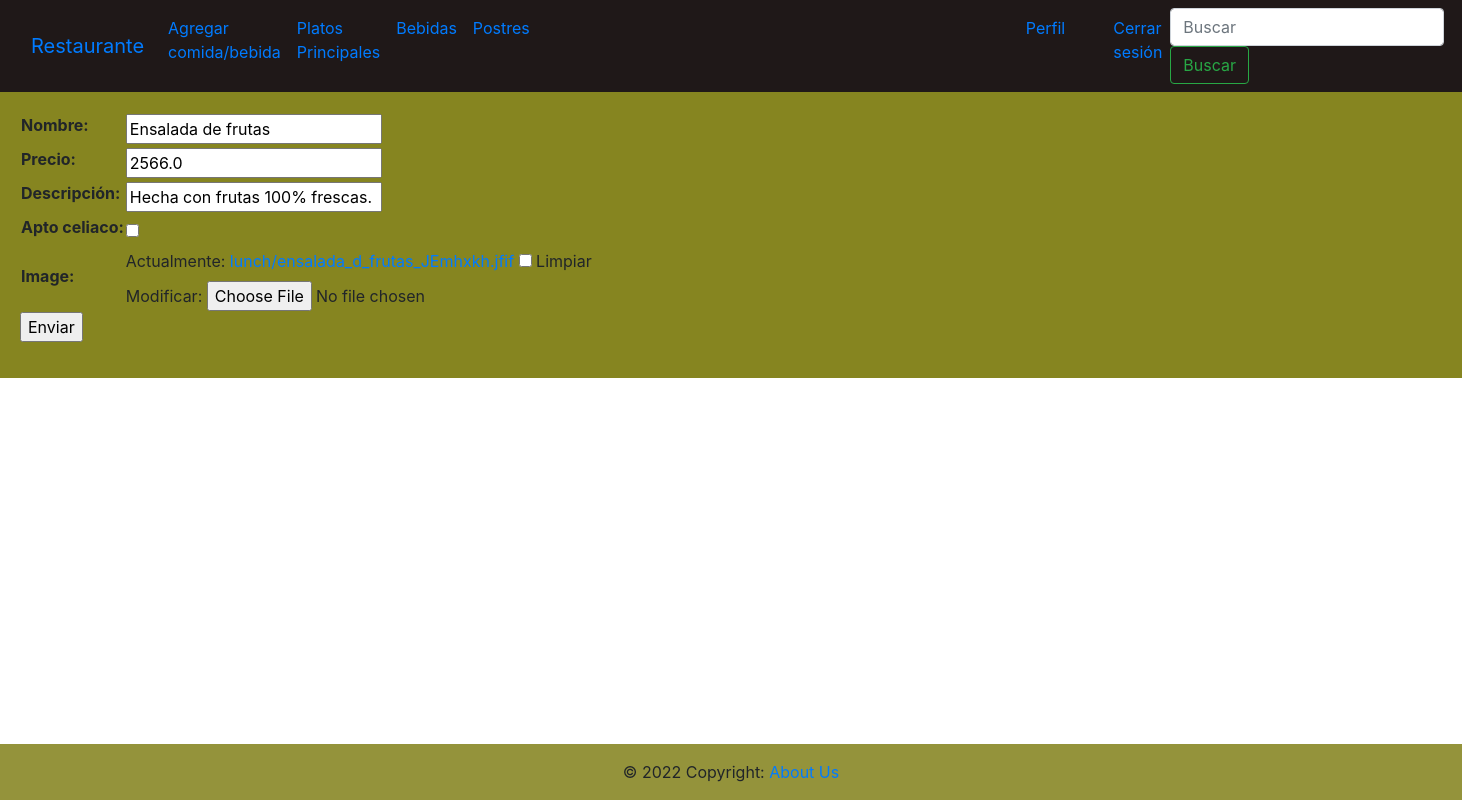
Page /lunch/update_dessert/4/ (signed in) on the committed database.
### lunch/models.py (models this page shows, shortened)
class dessert(models.Model):
    name = models.CharField(max_length=40)
    price = models.FloatField()
    description = models.CharField(max_length=200, blank=True, null=True)
    celiac = models.BooleanField()
    image = models.ImageField(upload_to='lunch/', blank=True, null=True)

### lunch/views.py (the view)
# urls.py: path("update_dessert/<int:pk>/", update_dessert, name="update_dessert"),
@login_required
def update_dessert(request, pk):
    if request.user.is_superuser:
        if request.method == "POST":
            form = Formulario_dessert(request.POST, request.FILES)
            if form.is_valid():
                desserts = dessert.objects.get(id=pk)
                desserts.name = form.cleaned_data['name']
                desserts.price = form.cleaned_data['price']
                desserts.description = form.cleaned_data['description']
                desserts.image = form.cleaned_data ['image']
                desserts.save()
                return redirect(desserts_list)
        elif request.method == "GET":
            desserts = dessert.objects.get(id=pk)
            form = Formulario_dessert(initial={
                                            "name":desserts.name,
                                            "price":desserts.price,
                                            "description":desserts.description,
                                            "image":desserts.image})
            context = {"form":form}
            return render(request, "desserts/update_dessert.html", context=context)
    return redirect("login")

### lunch/forms.py
class Formulario_dessert(forms.Form):
    name = forms.CharField(max_length=40, label= "Nombre")
    price = forms.FloatField(label="Precio")
    description = forms.CharField(max_length=200, label= "Descripción")
    celiac = forms.BooleanField(required=False, label="Apto celiaco")
    image = forms.ImageField(required=False)

### templates/desserts/update_dessert.html (shortened to what this page needs)
{% extends 'base.html' %}
{% block contenido_que_cambia %}
<div class="card-body" style="background-color:rgb(134, 133, 32)">
<form action="" method="POST" enctype="multipart/form-data">
<table>
{{form.as_table}}
</table>
<p><input type="submit"value="Enviar"></p>
</form>
</div>
{% endblock %}

### templates/base.html (style rules this page uses)
body { background-image: url('https://images.pexels.com/photos/326279/pexels-photo-326279.jpeg?auto=compress&cs=tinysrgb&w=1260&h=750&dpr=1'); background-repeat: no-repeat; background-attachment: fixed; background-size: 100% 100%; }

### rows in the picture
dessert: name "Ensalada de frutas", price "2566.0", description "Hecha con frutas 100% frescas."
